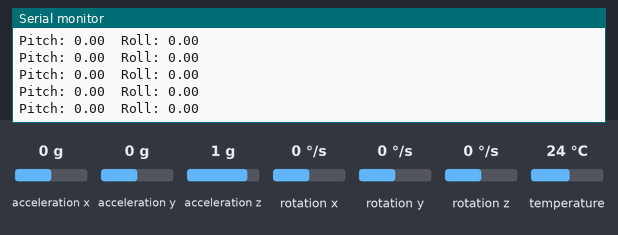
A sketch run on a simulated ESP32. Shown: the last lines printed to the serial monitor. Inputs (shaded band) come from the test bench; at power-on: acceleration x 0 g, acceleration y 0 g, acceleration z 1 g, rotation x 0 °/s, rotation y 0 °/s, rotation z 0 °/s, temperature 24 °C.

Above: at 1.2 s.
1.3 s: acceleration x set to -1.4 g
At 1.8 s:
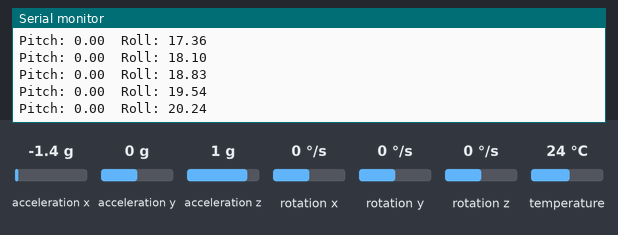
2.8 s: acceleration y set to -1.4 g
At 3.6 s:
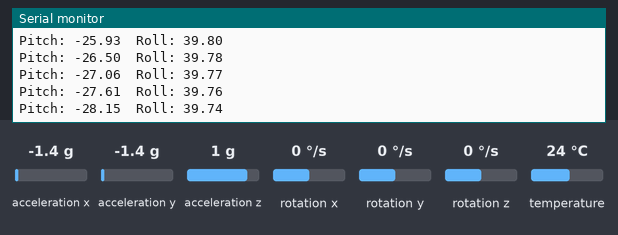
4.3 s: acceleration z set to -1.4 g
At 4.8 s:
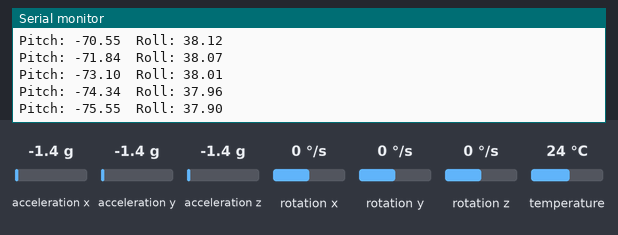
5.8 s: rotation x set to -192 °/s
At 6.3 s:
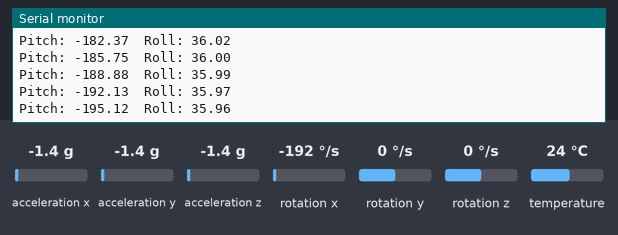
7.3 s: rotation y set to -192 °/s
At 7.8 s:
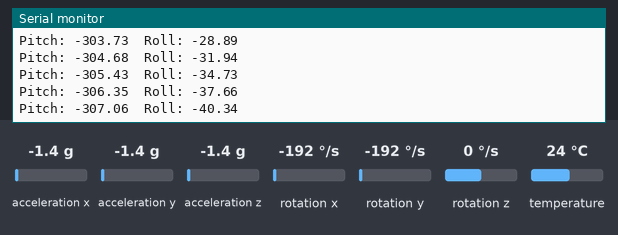
8.8 s: rotation y set to 0 °/s
At 9.8 s:
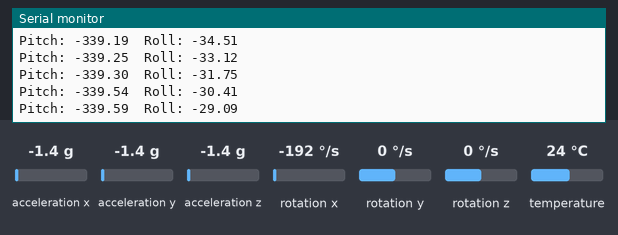
Timing chart, 0 to 11.8 s (numbered marks = the images above; inputs shaded):
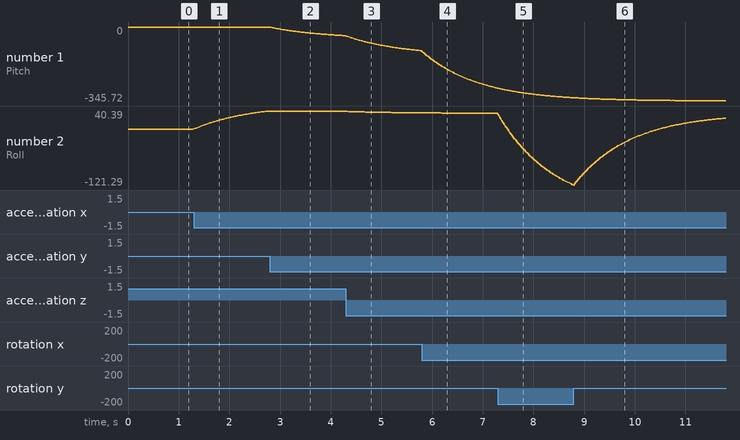

Measured:
- after the input at 1.3 s, the serial monitor: prints a new line at once (image 1)
- plotted number 2: 0 → 40.39 after the input at 1.3 s

The sketch:

gyroscopeLibraryTesting.ino
```cpp
#include <Wire.h>
#include <Adafruit_MPU6050.h>
#include <Adafruit_Sensor.h>

Adafruit_MPU6050 mpu;

float pitch = 0, roll = 0;
unsigned long lastTime;

void setup() {
  Serial.begin(115200);
  Wire.begin(21, 22);
  if (!mpu.begin()) {
    Serial.println("MPU6050 not found!");
    while (1) delay(10);
  }
  lastTime = millis();
}

void loop() {
  sensors_event_t a, g, t;
  mpu.getEvent(&a, &g, &t);

  unsigned long now = millis();
  float dt = (now - lastTime) / 1000.0; // seconds
  lastTime = now;

  // ---- Gyro integration (rad/s → deg/s) ----
  float gyroX = g.gyro.x * 57.2958;
  float gyroY = g.gyro.y * 57.2958;

  pitch += gyroX * dt;
  roll  += gyroY * dt;

  // ---- Accel angle ----
  float accelPitch = atan2(a.acceleration.y, a.acceleration.z) * 57.2958;
  float accelRoll  = atan2(-a.acceleration.x,
                           sqrt(a.acceleration.y*a.acceleration.y +
                                a.acceleration.z*a.acceleration.z)) * 57.2958;

  // ---- Complementary filter ----
  pitch = 0.98 * pitch + 0.02 * accelPitch;
  roll  = 0.98 * roll  + 0.02 * accelRoll;

  Serial.print("Pitch: "); Serial.print(pitch);
  Serial.print("  Roll: "); Serial.println(roll);

  delay(20);
}
```
